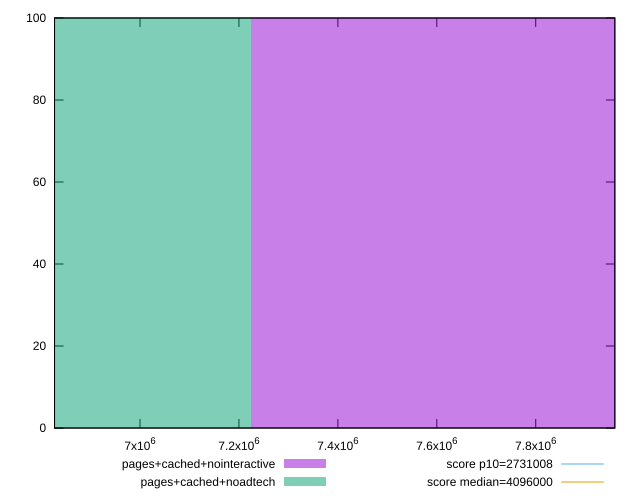

This chart was generated by the following gnuplot code:
reset

$pagesCachedNointeractive <<EOF
7880708.106443809 100
EOF

$pagesCachedNoadtech <<EOF
6567256.755369841 100
EOF

set key outside below
set boxwidth 1313451.3510739682
set xrange [6827167:7959908]
set yrange [0:100]
set trange [0:100]
set style fill transparent solid 0.5 noborder

set parametric
set terminal svg size 640, 500 enhanced background rgb 'white'
set output "reprap/total-byte-weight/comparison/histogram/3_vs_4.svg"

plot $pagesCachedNointeractive title "pages+cached+nointeractive" with boxes, \
     $pagesCachedNoadtech title "pages+cached+noadtech" with boxes, \
     2731008,t title "score p10=2731008", \
     4096000,t title "score median=4096000"

reset
